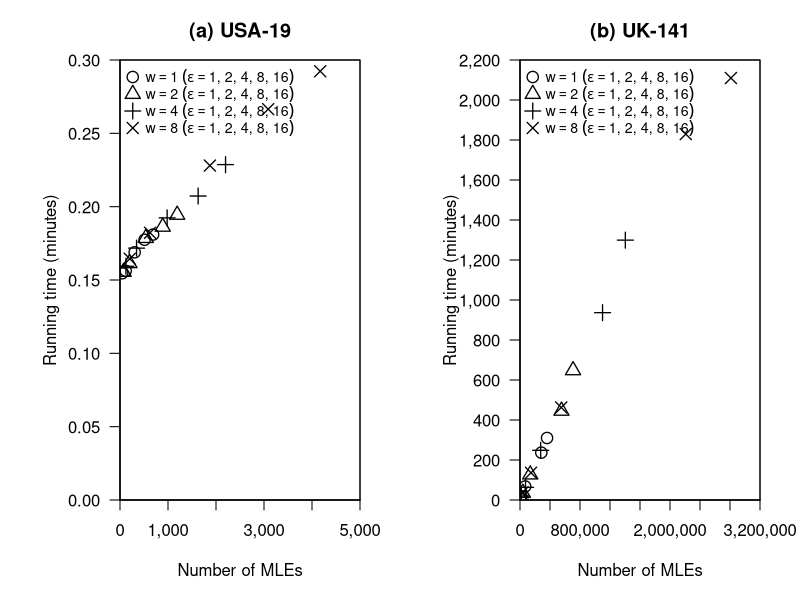

Generate this figure with R:
usa <- read.csv("USA/mle_runtime_by_width_epsilon.csv")
uk <- read.csv("UK/mle_runtime_by_width_epsilon.csv")
usa$minutes <- usa$milliseconds/(1000*60)
uk$minutes <- uk$milliseconds/(1000*60)
widths <- c(1,2,4,8)
symbols <- 1:4
legend_text <- c(
  expression(w==1~(epsilon==1*", 2, 4, 8, 16")),
  expression(w==2~(epsilon==1*", 2, 4, 8, 16")),
  expression(w==4~(epsilon==1*", 2, 4, 8, 16")),
  expression(w==8~(epsilon==1*", 2, 4, 8, 16"))
)
usa_xmax <- ceiling(max(usa$num_mle)/1000)*1000
usa_ymax <- ceiling(max(usa$minutes)/0.1)*0.1
uk_xmax <- ceiling(max(uk$num_mle)/400000)*400000
uk_ymax <- ceiling(max(uk$minutes)/200)*200
tiff("Fig.S2.tiff", width=14, height=6, units="in", res=600)
par(mfrow=c(1,2),mar=c(5,6,3,2))
plot(usa$num_mle,usa$minutes,type="n",xaxt="n",yaxt="n",xaxs="i",yaxs="i",xlim=c(0,usa_xmax),ylim=c(0,usa_ymax),xlab="Number of MLEs",ylab="Running time (minutes)",main="(a) USA-19")
for(i in seq_along(widths)){
  x <- subset(usa,w==widths[i])
  points(x$num_mle,x$minutes,pch=symbols[i],cex=1.5,lwd=1.3)
}
axis(1,at=seq(0,usa_xmax,by=1000),labels=format(seq(0,usa_xmax,by=1000),big.mark=",",scientific=FALSE,trim=TRUE))
axis(2,at=pretty(c(0,usa_ymax)),labels=format(pretty(c(0,usa_ymax)),trim=TRUE),las=2)
legend("topleft",legend=legend_text,pch=symbols,pt.cex=1.5,pt.lwd=1.3,bty="n",cex=0.85)
box()
plot(uk$num_mle,uk$minutes,type="n",xaxt="n",yaxt="n",xaxs="i",yaxs="i",xlim=c(0,uk_xmax),ylim=c(0,uk_ymax),xlab="Number of MLEs",ylab="Running time (minutes)",main="(b) UK-141")
for(i in seq_along(widths)){
  x <- subset(uk,w==widths[i])
  points(x$num_mle,x$minutes,pch=symbols[i],cex=1.5,lwd=1.3)
}
axis(1,at=seq(0,uk_xmax,by=400000),labels=format(seq(0,uk_xmax,by=400000),big.mark=",",scientific=FALSE,trim=TRUE))
axis(2,at=seq(0,uk_ymax,by=200),labels=format(seq(0,uk_ymax,by=200),big.mark=",",scientific=FALSE,trim=TRUE),las=2)
legend("topleft",legend=legend_text,pch=symbols,pt.cex=1.5,pt.lwd=1.3,bty="n",cex=0.85)
box()
dev.off()
